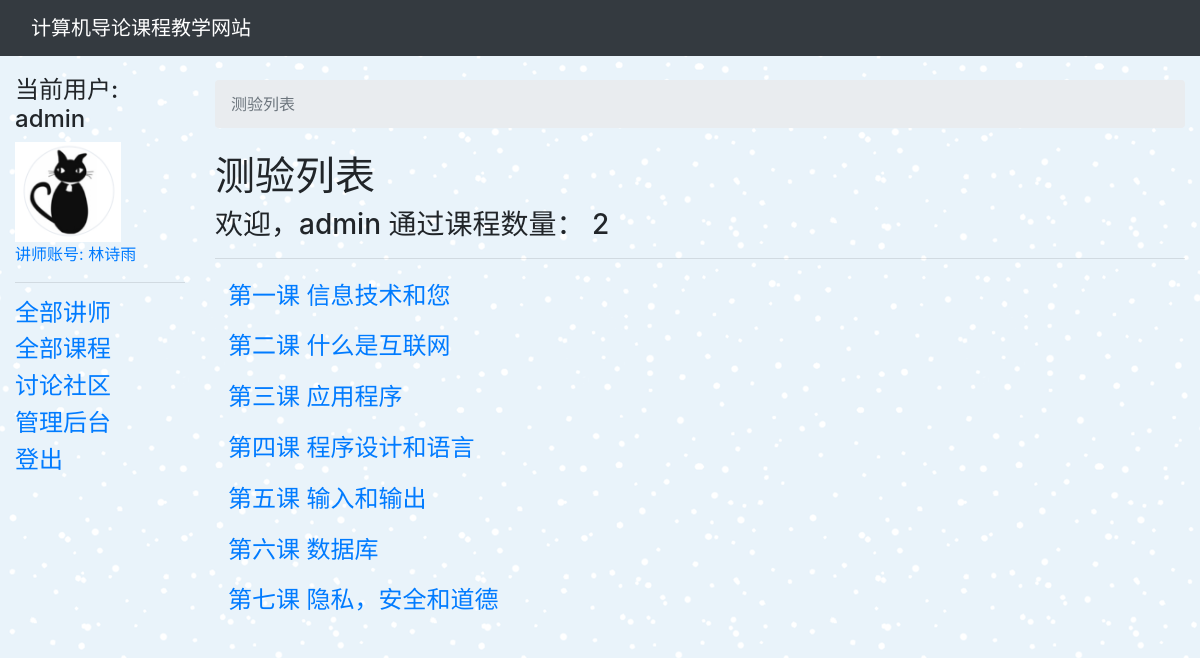
The app's page /quiz/quizzes/ (signed in) with its own data.
### siteindex/models.py (models this page shows, shortened)
class Lecturer(models.Model):
    name = models.CharField(max_length=100)
    title = models.CharField(max_length=100)
    college = models.CharField(max_length=100)
    intro = models.TextField(max_length=10000, null=True,
                             blank=True, help_text='讲师简介')
    avatar = models.ImageField(upload_to='avatars', blank=True, null=True)
    user = models.OneToOneField(
        User, blank=True, null=True, related_name='lecturer', on_delete=models.CASCADE)
    def avatar_url(self):
        if self.avatar and hasattr(self.avatar, 'url'):
            return self.avatar.url
        else:
            return '/media/defaultavatar.png'
    class Meta:
        ordering = ['name']

class Record(models.Model):
    user = models.OneToOneField(
        User, related_name='record', on_delete=models.CASCADE)
    lesson_finished = models.ManyToManyField(
        Lesson, related_name='finished', blank=True)

class Lesson(models.Model):
    title = models.CharField(max_length=200)
    lecturer = models.ForeignKey(
        Lecturer, on_delete=models.SET_NULL, null=True)
    summary = models.TextField(max_length=1000, help_text='输入该节课程的简介')
    date_of_release = models.DateField(null=True, blank=True)
    precondition = models.OneToOneField(
        "Lesson", blank=True, null=True, related_name='precond_of', on_delete=models.CASCADE)
    video = models.FileField(upload_to='videos', blank=True, null=True)
    image_1 = models.ImageField(upload_to='images', blank=True, null=True)
    parag_1 = models.TextField(max_length=100000, help_text='正文第一段', null=True)
    image_2 = models.ImageField(upload_to='images', blank=True, null=True)
    parag_2 = models.TextField(
        max_length=100000, help_text='正文第二段', null=True, blank=True)
    image_3 = models.ImageField(upload_to='images', blank=True, null=True)
    parag_3 = models.TextField(
        max_length=100000, help_text='正文第三段', null=True, blank=True)
    def __str__(self):
        return self.title

### quiz/models.py (models this page shows, shortened)
class Quiz(models.Model):
    id = models.UUIDField(
        primary_key=True, default=uuid.uuid4, help_text='该测验的唯一ID')
    lesson = models.OneToOneField(
        Lesson, blank=True, null=True, related_name='quiz', on_delete=models.CASCADE)
    time = models.IntegerField(help_text="该测验预计完成的分钟数")
    required_score_to_pass = models.IntegerField(
        help_text="通过分数(百分制)")
    def get_question_num(self):
        return len(self.question_set.all())
    class Meta:
        verbose_name_plural = 'Quizes'

### quiz/views.py (the view)
# urls.py: path('quizzes/', views.QuizListView.as_view(), name='quiz-list-view'),
class QuizListView(LoginRequiredMixin, ListView):
    model = Quiz

### quiz/templates/quiz/quiz_list.html (shortened to what this page needs)
{% extends "base_generic.html" %}
{% load static %}
{% block breadcrumb %}
    <li class="breadcrumb-item active">测验列表</li>
{% endblock %}
{% block content %}
<div class="h1">测验列表</div>
<h3>欢迎，{{user.get_username}} 通过课程数量：{% if user.record.lesson_finished %} {{ user.record.lesson_finished.all.count }} {% else %} 0 {% endif %}</h3>
<hr>
{% for quiz in quiz_list %}
<button
    class={% if quiz.lesson.precondition in user.record.lesson_finished.all %}"btn btn-link modal-button"{% elif quiz.lesson.precondition == None %}"btn btn-link modal-button"{% else %}"btn btn-link no-permission-button"{% endif %}
    data-pk="{{quiz.pk}}"
    data-quiz="{{quiz.lesson}}"
    data-questions="{{quiz.get_question_num}}"
    data-time="{{quiz.time}}"
    data-pass="{{quiz.required_score_to_pass}}"
    data-precond="{{quiz.lesson.precondition}}"
    data-precond-of="{{quiz.lesson.precond_of}}"
    data-toggle="modal"
    data-target="#quizStartModal">
    <h4> {{quiz.lesson}} </h4>
</button><br>
{% endfor %}
{% endblock %}

### siteindex/templates/base_generic.html (shortened to what this page needs)
<!DOCTYPE html>
<html lang="zh-cmn-Hans">
<head>
    {% load static %}
    <link rel="stylesheet" href="{% static 'css/styles.css' %}">
    <link rel="stylesheet" href="{% static 'css/bootstrap.min.css' %}">
</head>
<body>
    <nav class="navbar navbar-expand-lg navbar-dark bg-dark">
      <div class="container-fluid">
        <a class="navbar-brand" href="{% url 'index' %}">计算机导论课程教学网站</a>
      </div>
    </nav>
    <div class="container-fluid">
        <div class="row">
            <div class="col-sm-2">
                {% block sidebar %}
                <ul class="sidebar-nav">
                    {% if user.is_authenticated %}
                        <h4>当前用户: {{ user.get_username }}</h4>
                            {% if user.lecturer %}
                                <img src="{{ user.lecturer.avatar_url }}" style="height:100px;"><br>
                                <a href="{% url 'lecturer-detail' user.lecturer.pk %}">讲师账号: {{ user.lecturer.name }}</a><hr>
                                <h4><a href="{% url 'lecturers' %}">全部讲师</a></h4>
                                <h4><a href="{% url 'lessons' %}">全部课程</a></h4>
                                <h4><a href="{% url 'board-home-view' %}">讨论社区</a></h4>
                                {% if user.is_staff %}
                                <h4><a href="{% url 'admin:index' %}">管理后台</a></h4>
                                {% endif %}
                            {% else %}
                                <h4><a href="{% url 'lecturers' %}">全部讲师</a></h4>
                                <h4><a href="{% url 'lessons' %}">全部课程</a></h4>
                                <h4><a href="{% url 'board-home-view' %}">讨论社区</a></h4>
                                <h4><a href="{% url 'quiz-list-view' %}">测验列表</a></h4>
                                <h4><a href="{% url 'my-results' %}">我的成绩记录</a></h4>
                            {% endif %}
                        <h4><a href="{% url 'logout'%}">登出</a></h4>
                    {% else %}
                        <h4><a href="{% url 'login'%}?next={{request.path}}">登录</a></h4>
                        <h4><a href="{% url 'register'%}?next={{request.path}}">注册</a></h4>
                    {% endif %}
                </ul>
                {% endblock %}
            </div>
            <div class="col-sm-10 ">
                <ol class="breadcrumb my-4">
                    {% block breadcrumb %}
                    {% endblock %}
                </ol>
                {% block content %}{% endblock %}
            </div>
        </div>
    </div>
</body>
</html>

### siteindex/static/css/styles.css (style rules this page uses)
.sidebar-nav { margin-top: 20px; padding: 0; list-style: none; }

### siteindex/templates/base_generic.html (style rules this page uses)
body { background-image: url(/media/patterns/blue-snow.png); }

### records on screen
Quiz: lesson "第一课 信息技术和您"
Quiz: lesson "第二课 什么是互联网"
Quiz: lesson "第三课 应用程序"
Quiz: lesson "第四课 程序设计和语言"
Quiz: lesson "第五课 输入和输出"
Quiz: lesson "第六课 数据库"
Quiz: lesson "第七课 隐私，安全和道德"

### other values on screen
{{ user.get_username }} "admin"
{{ user.lecturer.name }} "林诗雨"
{{ user.record.lesson_finished.all.count }} "2"
